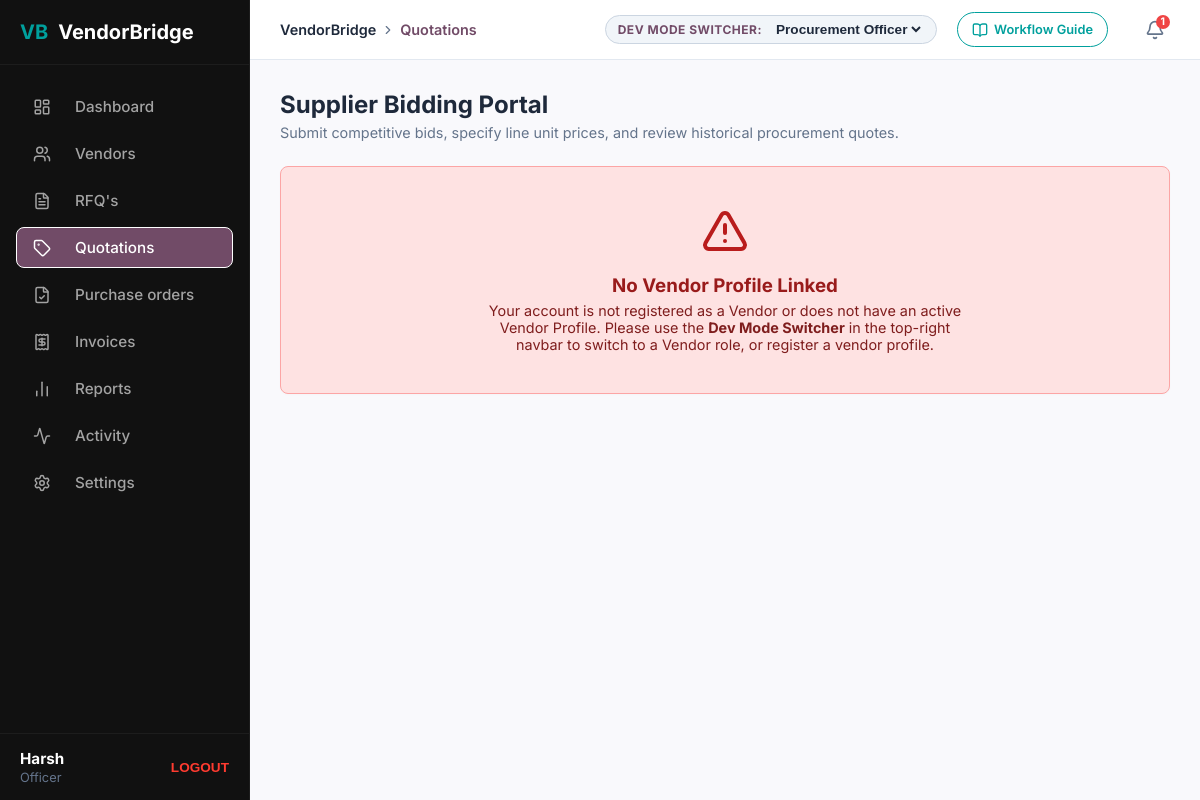
The page /quotations/ (signed in) on the database its author committed.
### procurement/models.py (models this page shows, shortened)
class User(AbstractUser):
    ROLE_CHOICES = (
        ('Officer', 'Procurement Officer'),
        ('Vendor', 'Vendor'),
        ('Manager', 'Manager / Approver'),
        ('Admin', 'Admin'),
    )
    email = models.EmailField(unique=True)
    role = models.CharField(max_length=20, choices=ROLE_CHOICES, default='Officer')
    objects = UserManager()
    USERNAME_FIELD = 'email'
    REQUIRED_FIELDS = []

### procurement/views.py (the view)
    def wrapper(request, *args, **kwargs):
        if not request.user.is_authenticated:
            return redirect('/login/')
        return view_func(request, *args, **kwargs)

### procurement/views.py (called while the page is built, shortened)
def login_required_custom(view_func):
    def wrapper(request, *args, **kwargs):
        if not request.user.is_authenticated:
            return redirect('/login/')
        return view_func(request, *args, **kwargs)
    return wrapper

@login_required_custom
def quotations_view(request):
    my_profile = getattr(request.user, 'vendor_profile', None)
    rfqs = RFQ.objects.filter(status__in=['Sent', 'Received']).order_by('-created_at')
    if my_profile:
        rfqs = rfqs.filter(assigned_vendors=my_profile)
        my_quotes = Quotation.objects.filter(vendor=my_profile)
    else:
        rfqs = RFQ.objects.none()
        my_quotes = Quotation.objects.none()
    context = {
        'active_tab': 'quotations',
        'rfqs': rfqs,
        'my_quotes': my_quotes,
        'my_profile': my_profile
    }
    return render(request, 'procurement/quotations.html', context)

### procurement/templates/procurement/quotations.html (shortened to what this page needs)
{% extends 'procurement/base.html' %}
{% load static %}
{% load procurement_filters %}
{% block page_title %}Quotations{% endblock %}
{% block content %}
<div class="dashboard-header" style="margin-bottom: 25px;">
  <h1>Supplier Bidding Portal</h1>
  <p class="subtitle" style="margin-bottom: 0;">Submit competitive bids, specify line unit prices, and review historical procurement quotes.</p>
</div>
{% if not my_profile %}
<div class="card" style="padding: 40px; text-align: center; border-color: #fca5a5; background-color: #fee2e2;">
  <i data-lucide="alert-triangle" style="width: 48px; height: 48px; color: #b91c1c; margin-bottom: 15px;"></i>
  <h3 style="color: #991b1b;">No Vendor Profile Linked</h3>
  <p style="font-size: 0.9rem; color: #7f1d1d; margin-top: 5px; max-width: 500px; margin-left: auto; margin-right: auto;">
    Your account is not registered as a Vendor or does not have an active Vendor Profile.
    Please use the <strong>Dev Mode Switcher</strong> in the top-right navbar to switch to a Vendor role, or register a vendor profile.
  </p>
</div>
{% endif %}
{% endblock %}

### procurement/templates/procurement/base.html (shortened to what this page needs)
{% load static %}
<!DOCTYPE html>
<html lang="en">
<head>
  <link rel="stylesheet" href="{% static 'procurement/css/styles.css' %}">
</head>
<body>
  <div class="app-container">
    <div class="sidebar no-print">
      <div class="sidebar-brand">
        <div class="sidebar-brand-logo">VB</div>
        <span>VendorBridge</span>
      </div>
      <ul class="sidebar-menu">
        <a href="/">
          <li class="sidebar-item {% if active_tab == 'dashboard' %}active{% endif %}">
            <i data-lucide="layout-dashboard"></i>
            <span>Dashboard</span>
          </li>
        </a>
        {% if request.user.role == 'Admin' or request.user.role == 'Officer' %}
        <a href="/vendors/">
          <li class="sidebar-item {% if active_tab == 'vendors' %}active{% endif %}">
            <i data-lucide="users"></i>
            <span>Vendors</span>
          </li>
        </a>
        {% endif %}
        {% if request.user.role == 'Admin' or request.user.role == 'Officer' or request.user.role == 'Vendor' %}
        <a href="/rfqs/">
          <li class="sidebar-item {% if active_tab == 'rfqs' %}active{% endif %}">
            <i data-lucide="file-text"></i>
            <span>RFQ's</span>
          </li>
        </a>
        {% endif %}
        {% if request.user.role == 'Admin' or request.user.role == 'Officer' or request.user.role == 'Vendor' %}
        <a href="/quotations/">
          <li class="sidebar-item {% if active_tab == 'quotations' %}active{% endif %}">
            <i data-lucide="tag"></i>
            <span>Quotations</span>
          </li>
        </a>
        {% endif %}
        <a href="/purchase-orders/">
          <li class="sidebar-item {% if active_tab == 'purchase_orders' %}active{% endif %}">
            <i data-lucide="file-check"></i>
            <span>Purchase orders</span>
          </li>
        </a>
        {% if request.user.role == 'Admin' or request.user.role == 'Officer' %}
        <a href="/invoices/">
          <li class="sidebar-item {% if active_tab == 'invoices' %}active{% endif %}">
            <i data-lucide="receipt"></i>
            <span>Invoices</span>
          </li>
        </a>
        {% endif %}
        {% if request.user.role == 'Admin' or request.user.role == 'Officer' or request.user.role == 'Manager' %}
        <a href="/reports/">
          <li class="sidebar-item {% if active_tab == 'reports' %}active{% endif %}">
            <i data-lucide="bar-chart-2"></i>
            <span>Reports</span>
          </li>
        </a>
        {% endif %}
        <a href="/activity/">
          <li class="sidebar-item {% if active_tab == 'activity' %}active{% endif %}">
            <i data-lucide="activity"></i>
            <span>Activity</span>
          </li>
        </a>
        <a href="/settings/">
          <li class="sidebar-item {% if active_tab == 'settings' %}active{% endif %}">
            <i data-lucide="settings"></i>
            <span>Settings</span>
          </li>
        </a>
      </ul>
      <div class="sidebar-footer">
        <div style="display: flex; align-items: center; justify-content: space-between; width: 100%;">
          <div style="display: flex; flex-direction: column;">
            <span style="color: white; font-weight: bold; font-size: 0.95rem;">
              {{ request.user.first_name|default:"vansh" }}
            </span>
            <span style="font-size: 0.8rem; color: #64748b; margin-top: 2px;">{{ request.user.role }}</span>
          </div>
          <form action="/logout/" method="post" style="margin: 0;">
            <button type="submit" style="background: transparent; border: none; color: #ff3b30; cursor: pointer; font-weight: bold; font-size: 0.85rem;">
              LOGOUT
            </button>
          </form>
        </div>
      </div>
    </div>
    <div class="main-layout">
      <header class="top-navbar no-print">
        <div class="navbar-left">
          <span class="breadcrumbs">
            <span>VendorBridge</span>
            <i data-lucide="chevron-right" style="width: 14px; height: 14px; color: var(--text-muted);"></i>
            <span style="color: var(--primary-purple);">{% block page_title %}Dashboard{% endblock %}</span>
          </span>
        </div>
        <div class="navbar-right">
          <div class="role-switcher-container">
            <span class="role-switcher-label">Dev Mode Switcher:</span>
            <select id="role-select" onchange="switchRole(this.value)">
              <option value="Officer" {% if request.user.role == 'Officer' %}selected{% endif %}>Procurement Officer</option>
            </select>
          </div>
          <button onclick="toggleWorkflowModal(true)" class="btn btn-outline" style="padding: 6px 14px; height: 35px; border-radius: 20px; font-size: 0.8rem; display: inline-flex; align-items: center; gap: 6px; border-color: var(--secondary-teal); color: var(--secondary-teal); background-color: transparent; cursor: pointer; margin-right: 12px;">
            <i data-lucide="book-open" style="width: 16px; height: 16px;"></i> Workflow Guide
          </button>
          <div style="position: relative;">
            <div class="notification-bell" onclick="toggleNotifications()">
              <i data-lucide="bell" style="width: 20px; height: 20px;"></i>
              <span id="unread-count" class="notification-badge" style="display: none;">0</span>
            </div>
          </div>
        </div>
      </header>
      <main class="content-area">
        {% block content %}{% endblock %}
      </main>
    </div>
  </div>
</body>
</html>

### procurement/static/procurement/css/styles.css (style rules this page uses)
:root { --primary-purple: #714B67; --primary-purple-hover: #5c3c54; --secondary-teal: #00A09D; --secondary-teal-hover: #008785; --dark-slate: #202226; --sidebar-bg: #111111; --sidebar-active: #714B67; --bg-light: #f9f9fc; --border-color: #e2e8f0; --text-dark: #1e293b; --text-muted: #64748b; --text-light: #ffffff; --card-bg: #ffffff; --status-draft-bg: #e2e8f0; --status-draft-text: #475569; --status-sent-bg: #e0f2fe; --status-sent-text: #0369a1; --status-received-bg: #fef3c7; --status-received-text: #b45309; --status-approved-bg: #dcfce7; --status-approved-text: #15803d; --status-po-bg: #fae8ff; --status-po-text: #86198f; --status-invoiced-bg: #dcfce7; --status-invoiced-text: #166534; --status-cancelled-bg: #fee2e2; --status-cancelled-text: #b91c1c; --font-family: 'Inter', system-ui, -apple-system, sans-serif; --sidebar-width: 250px; }
* { box-sizing: border-box; margin: 0; padding: 0; }
body { font-family: var(--font-family); background-color: var(--bg-light); color: var(--text-dark); -webkit-font-smoothing: antialiased; -moz-osx-font-smoothing: grayscale; overflow-x: hidden; }
.app-container { display: flex; height: 100vh; width: 100vw; overflow: hidden; }
.sidebar { width: var(--sidebar-width); background-color: var(--sidebar-bg); color: var(--text-light); display: flex; flex-direction: column; flex-shrink: 0; border-right: 1px solid rgba(255, 255, 255, 0.05); }
.sidebar-brand { padding: 20px; font-size: 1.25rem; font-weight: 700; display: flex; align-items: center; gap: 10px; border-bottom: 1px solid rgba(255, 255, 255, 0.05); background-color: transparent; }
.sidebar-brand-logo { color: var(--secondary-teal); }
.sidebar-menu { list-style: none; padding: 15px 0; flex-grow: 1; overflow-y: auto; }
.sidebar-item { margin: 6px 16px; padding: 10px 16px; border-radius: 8px; border: 1px solid transparent; display: flex; align-items: center; gap: 12px; cursor: pointer; color: #a3a3a3; font-size: 0.95rem; font-weight: 500; transition: all 0.2s ease; }
.sidebar-item.active { color: var(--text-light); background-color: var(--sidebar-active); border: 1px solid #ffffff; }
.sidebar-item svg { width: 18px; height: 18px; }
.sidebar-footer { padding: 15px 20px; font-size: 0.8rem; color: #64748b; border-top: 1px solid rgba(255, 255, 255, 0.05); background-color: transparent; }
.main-layout { flex-grow: 1; display: flex; flex-direction: column; height: 100vh; overflow: hidden; }
.top-navbar { height: 60px; background-color: var(--card-bg); border-bottom: 1px solid var(--border-color); display: flex; align-items: center; justify-content: space-between; padding: 0 30px; flex-shrink: 0; }
.navbar-left { display: flex; align-items: center; gap: 15px; }
.breadcrumbs { font-size: 0.9rem; font-weight: 600; color: var(--text-dark); display: flex; align-items: center; gap: 5px; }
.navbar-right { display: flex; align-items: center; gap: 20px; }
.role-switcher-container { display: flex; align-items: center; gap: 10px; background-color: #f1f5f9; padding: 5px 12px; border-radius: 20px; border: 1px solid #cbd5e1; }
.role-switcher-label { font-size: 0.75rem; font-weight: 700; color: var(--primary-purple); text-transform: uppercase; letter-spacing: 0.5px; }
.notification-bell { position: relative; cursor: pointer; color: var(--text-muted); display: flex; align-items: center; justify-content: center; padding: 5px; border-radius: 50%; transition: background-color 0.2s; }
.notification-badge { position: absolute; top: 0; right: 0; background-color: #ef4444; color: white; font-size: 0.65rem; font-weight: 700; padding: 2px 5px; border-radius: 10px; line-height: 1; }
.content-area { flex-grow: 1; padding: 30px; overflow-y: auto; background-color: var(--bg-light); }
h1 { font-size: 1.5rem; font-weight: 700; color: var(--text-dark); margin-bottom: 5px; }
.subtitle { font-size: 0.9rem; color: var(--text-muted); margin-bottom: 25px; }
.card { background-color: var(--card-bg); border-radius: 8px; border: 1px solid var(--border-color); padding: 25px; box-shadow: 0 1px 3px rgba(0, 0, 0, 0.02); margin-bottom: 25px; }
.btn { display: inline-flex; align-items: center; gap: 8px; padding: 8px 16px; font-family: var(--font-family); font-size: 0.875rem; font-weight: 600; border-radius: 6px; cursor: pointer; transition: all 0.2s ease; border: 1px solid transparent; }
.btn-outline { background-color: transparent; border-color: var(--border-color); color: var(--text-dark); }

### rows shown on the page
User: user.first_name "Harsh", user.role "Officer", role "Procurement Officer"
